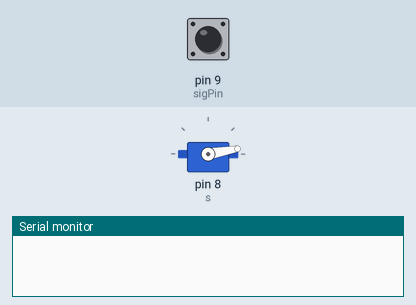
This sketch was run on a simulated Arduino Uno, built with avr-gcc and run on an emulated ATmega328P. Parts: servo, the last lines printed to the serial monitor. Inputs (shaded band) come from the test bench; at power-on: pin 9 (sigPin) LOW.

Above: at 0.1 s.
At 4.7 s:
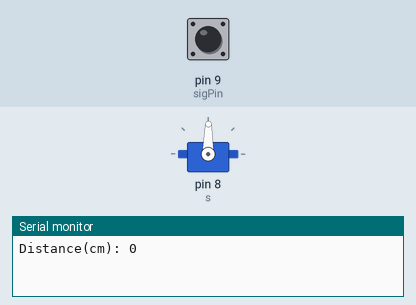
4.8 s: pin 9 (sigPin) pulsed HIGH 2 times (0.12 s each, 0.3 s apart)
At 7.8 s:
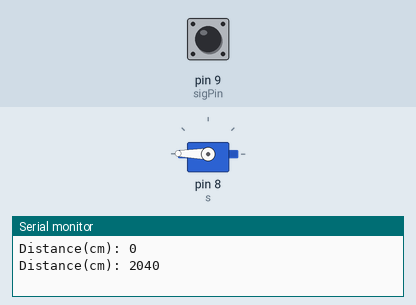
Timing chart, 0 to 14.3 s (numbered marks = the images above; inputs shaded):
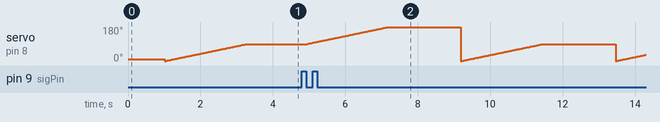

The sketch:

lab3_3.ino
```cpp
#include<Servo.h>

Servo s;
int angle = 10;
const int sigPin = 9;

long duration;
int distance;

void setup() {
  Serial.begin(9600);
  s.attach(8);
  s.write(angle);

}

void loop() {
  pinMode(sigPin, OUTPUT);
  digitalWrite(sigPin, LOW);
  delay(2);
  digitalWrite(sigPin, HIGH);
  delay(10);
  digitalWrite(sigPin, LOW);
  pinMode(sigPin, INPUT);
  duration = pulseIn(sigPin, HIGH);
  distance = (duration*0.034)/2;

  if(distance < 20){
    for(angle=0 ; angle<90 ; angle++)
    {
      s.write(angle);
      delay(25);
    }
  }

  else if(distance >= 20){
    for(angle=90 ; angle<180 ; angle++)
    {
      s.write(angle);
      delay(25);
    }
  }

  Serial.print("Distance(cm): ");
  Serial.println(distance);
  delay(1000);
}
```
